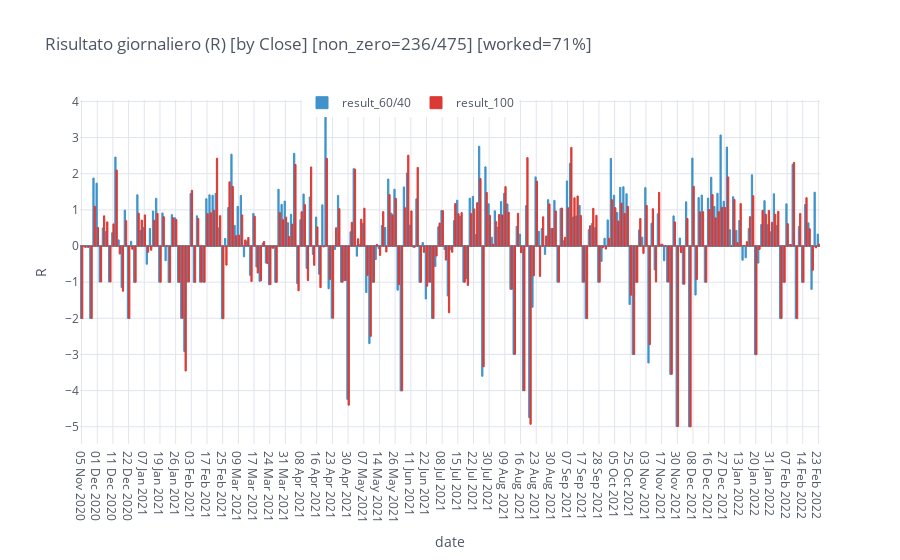

Notebook code for this chart:
### Code cell
df = merged.copy().groupby(pd.Grouper(freq='D')).sum()
df = df[df!=0].dropna(how='all').reset_index()
n_days = (df.iloc[-1, 0] - df.iloc[0, 0]).days
df['close'] = df.close.dt.strftime('%d %b %Y')
df.iplot(kind='bar', x='close', opacity=1, yTitle='R', zerolinecolor='grey',
         title=f'Risultato giornaliero (R) [by Close] [non_zero={len(df)}/{n_days}] [worked={len(df)/(n_days*.7):.0%}]',
         colors=cf_colors, xTitle='date', legend='top')

### Figure 1 — Plotly figure (JSON) as saved in the notebook; plotly's stock layout.template omitted (floating-point values rounded to 4 significant figures; data arrays with more than 128 entries replaced by an {"elided": "..."} marker saying what was removed)
{"data": [{"marker": {"color": "rgba(63, 147, 202, 1)", "line": {"color": "rgba(63, 147, 202, 1.0)", "width": 1}}, "name": "result_60/40", "orientation": "v", "text": "", "type": "bar", "x": {"elided": "236 str values"}, "y": {"elided": "236 float values"}}, {"marker": {"color": "rgba(219, 58, 52, 1)", "line": {"color": "rgba(219, 58, 52, 1.0)", "width": 1}}, "name": "result_100", "orientation": "v", "text": "", "type": "bar", "x": {"elided": "236 str values"}, "y": {"elided": "236 float values"}}], "layout": {"legend": {"bgcolor": "#FFFFFF", "font": {"color": "#4D5663"}, "orientation": "h", "x": 0.3, "y": 0.95, "yanchor": "bottom"}, "paper_bgcolor": "#FFFFFF", "plot_bgcolor": "#FFFFFF", "showlegend": true, "title": {"font": {"color": "#4D5663"}, "text": "Risultato giornaliero (R) [by Close] [non_zero=236/475] [worked=71%]"}, "xaxis": {"gridcolor": "#E1E5ED", "showgrid": true, "tickfont": {"color": "#4D5663"}, "title": {"font": {"color": "#4D5663"}, "text": "date"}, "zerolinecolor": "grey"}, "yaxis": {"gridcolor": "#E1E5ED", "showgrid": true, "tickfont": {"color": "#4D5663"}, "title": {"font": {"color": "#4D5663"}, "text": "R"}, "zerolinecolor": "grey"}}}
